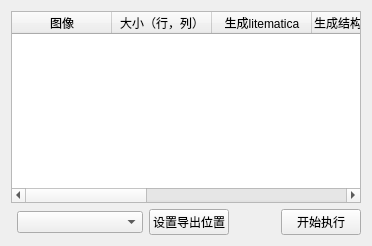
            <widget class="QWidget" name="tab">
             <attribute name="title">
              <string>导出</string>
             </attribute>
             <layout class="QGridLayout" name="gridLayout_17">
              <item row="1" column="3">
               <spacer name="horizontalSpacer">
                <property name="orientation">
                 <enum>Qt::Orientation::Horizontal</enum>
                </property>
                <property name="sizeHint" stdset="0">
                 <size>
                  <width>40</width>
                  <height>20</height>
                 </size>
                </property>
               </spacer>
              </item>
              <item row="0" column="0" colspan="5">
               <widget class="QTableWidget" name="tw_build">
                <property name="alternatingRowColors">
                 <bool>true</bool>
                </property>
                <property name="columnCount">
                 <number>8</number>
                </property>
                <attribute name="horizontalHeaderCascadingSectionResizes">
                 <bool>false</bool>
                </attribute>
                <column>
                 <property name="text">
                  <string>图像</string>
                 </property>
                </column>
                <column>
                 <property name="text">
                  <string>大小（行，列）</string>
                 </property>
                </column>
                <column>
                 <property name="text">
                  <string>生成litematica</string>
                 </property>
                </column>
                <column>
                 <property name="text">
                  <string>生成结构方块文件</string>
                 </property>
                </column>
                <column>
                 <property name="text">
                  <string>生成WE原理图</string>
                 </property>
                </column>
                <column>
                 <property name="text">
                  <string>生成转化后图像</string>
                 </property>
                </column>
                <column>
                 <property name="text">
                  <string>生成平面示意图</string>
                 </property>
                </column>
                <column>
                 <property name="text">
                  <string>进度</string>
                 </property>
                </column>
               </widget>
              </item>
              <item row="1" column="1">
               <widget class="QComboBox" name="combobox_export_type">
                <property name="currentIndex">
                 <number>-1</number>
                </property>
                <property name="placeholderText">
                 <string>导出类型</string>
                </property>
                <property name="frame">
                 <bool>true</bool>
                </property>
                <item>
                 <property name="text">
                  <string>litematic投影</string>
                 </property>
                </item>
                <item>
                 <property name="text">
                  <string>原版结构方块文件</string>
                 </property>
                </item>
                <item>
                 <property name="text">
                  <string>WorldEdit原理图</string>
                 </property>
                </item>
                <item>
                 <property name="text">
                  <string>转化后图像</string>
                 </property>
                </item>
                <item>
                 <property name="text">
                  <string>平面示意图</string>
                 </property>
                </item>
               </widget>
              </item>
              <item row="1" column="4">
               <widget class="QPushButton" name="pb_execute">
                <property name="text">
                 <string>开始执行</string>
                </property>
               </widget>
              </item>
              <item row="1" column="2">
               <widget class="QPushButton" name="pb_select_export_dir">
                <property name="text">
                 <string>设置导出位置</string>
                </property>
               </widget>
              </item>
             </layout>
            </widget>
